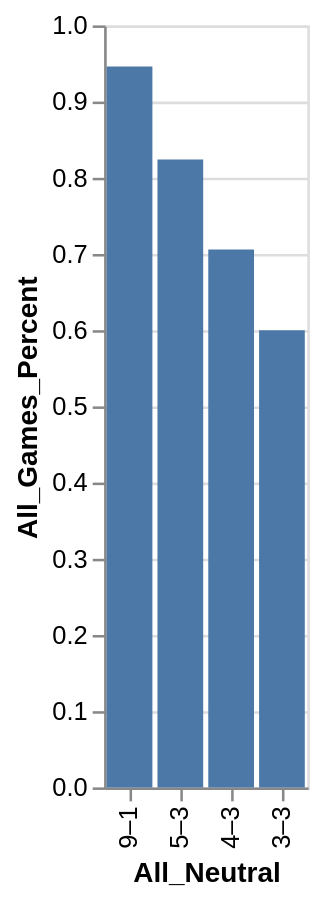

Vega-Lite specification for this chart:
### Vega-Lite specification from a JSON file in a GitHub repository (floating-point values rounded to 4 significant figures)
{"data": {"values": [{"x_data": "9–1", "y_data": 0.946}, {"x_data": "5–3", "y_data": 0.824}, {"x_data": "4–3", "y_data": 0.706}, {"x_data": "3–3", "y_data": 0.6}]}, "mark": "bar", "encoding": {"x": {"field": "x_data", "type": "nominal", "title": "All_Neutral", "sort": {"op": "sum", "field": "y_data", "order": "descending"}}, "y": {"field": "y_data", "type": "quantitative", "title": "All_Games_Percent"}}}
